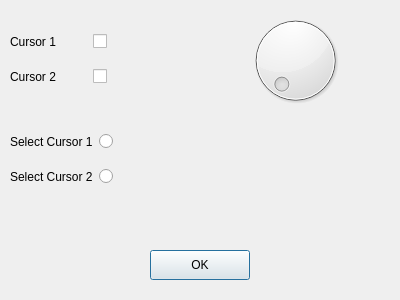
<?xml version="1.0" encoding="UTF-8"?>
<ui version="4.0">
 <class>CursorDialog</class>
 <widget class="QDialog" name="Dialog">
  <property name="geometry">
   <rect>
    <x>0</x>
    <y>0</y>
    <width>400</width>
    <height>300</height>
   </rect>
  </property>
  <property name="windowTitle">
   <string>Dialog</string>
  </property>
  <widget class="QDial" name="cur_dial">
   <property name="geometry">
    <rect>
     <x>230</x>
     <y>10</y>
     <width>131</width>
     <height>101</height>
    </rect>
   </property>
  </widget>
  <widget class="QWidget" name="gridLayoutWidget">
   <property name="geometry">
    <rect>
     <x>10</x>
     <y>20</y>
     <width>160</width>
     <height>80</height>
    </rect>
   </property>
   <layout class="QGridLayout" name="gridLayout">
    <item row="0" column="1">
     <widget class="QCheckBox" name="cur1_check_box">
      <property name="text">
       <string/>
      </property>
     </widget>
    </item>
    <item row="0" column="0">
     <widget class="QLabel" name="label">
      <property name="text">
       <string>Cursor 1</string>
      </property>
     </widget>
    </item>
    <item row="1" column="0">
     <widget class="QLabel" name="label_2">
      <property name="text">
       <string>Cursor 2</string>
      </property>
     </widget>
    </item>
    <item row="1" column="1">
     <widget class="QCheckBox" name="cur2_check_box">
      <property name="text">
       <string/>
      </property>
     </widget>
    </item>
   </layout>
  </widget>
  <widget class="QWidget" name="gridLayoutWidget_2">
   <property name="geometry">
    <rect>
     <x>10</x>
     <y>120</y>
     <width>160</width>
     <height>80</height>
    </rect>
   </property>
   <layout class="QGridLayout" name="gridLayout_2">
    <item row="0" column="1">
     <widget class="QRadioButton" name="cur1_radio_button">
      <property name="text">
       <string/>
      </property>
     </widget>
    </item>
    <item row="0" column="0">
     <widget class="QLabel" name="label_3">
      <property name="text">
       <string>Select Cursor 1</string>
      </property>
     </widget>
    </item>
    <item row="1" column="0">
     <widget class="QLabel" name="label_4">
      <property name="text">
       <string>Select Cursor 2</string>
      </property>
     </widget>
    </item>
    <item row="1" column="1">
     <widget class="QRadioButton" name="cur2_radio_button">
      <property name="text">
       <string/>
      </property>
     </widget>
    </item>
   </layout>
  </widget>
  <widget class="QPushButton" name="ok_button">
   <property name="geometry">
    <rect>
     <x>150</x>
     <y>250</y>
     <width>100</width>
     <height>30</height>
    </rect>
   </property>
   <property name="text">
    <string>OK</string>
   </property>
  </widget>
 </widget>
 <resources/>
 <connections/>
</ui>
